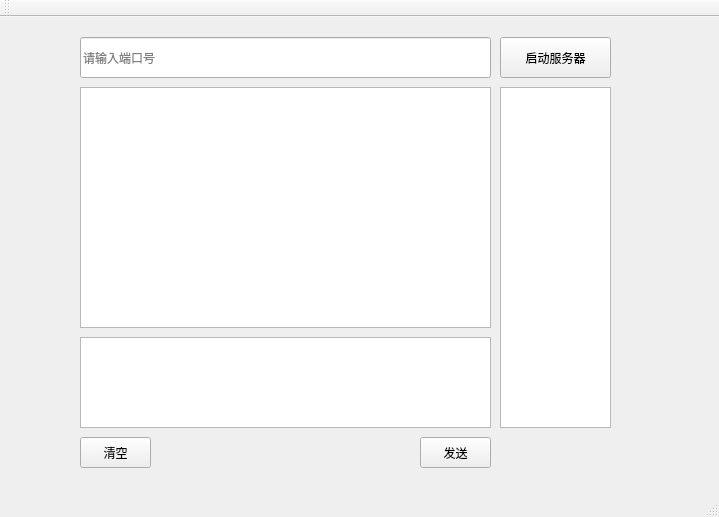
<?xml version="1.0" encoding="UTF-8"?>
<ui version="4.0">
 <class>CharServer</class>
 <widget class="QMainWindow" name="CharServer">
  <property name="geometry">
   <rect>
    <x>0</x>
    <y>0</y>
    <width>719</width>
    <height>517</height>
   </rect>
  </property>
  <property name="windowTitle">
   <string>CharServer</string>
  </property>
  <widget class="QWidget" name="centralWidget">
   <widget class="QLineEdit" name="portEdit">
    <property name="geometry">
     <rect>
      <x>80</x>
      <y>20</y>
      <width>411</width>
      <height>41</height>
     </rect>
    </property>
    <property name="placeholderText">
     <string>请输入端口号</string>
    </property>
   </widget>
   <widget class="QPushButton" name="startBtn">
    <property name="geometry">
     <rect>
      <x>500</x>
      <y>20</y>
      <width>111</width>
      <height>41</height>
     </rect>
    </property>
    <property name="text">
     <string>启动服务器</string>
    </property>
   </widget>
   <widget class="QTextBrowser" name="textBrowser">
    <property name="geometry">
     <rect>
      <x>80</x>
      <y>70</y>
      <width>411</width>
      <height>241</height>
     </rect>
    </property>
   </widget>
   <widget class="QTextEdit" name="textEdit">
    <property name="geometry">
     <rect>
      <x>80</x>
      <y>320</y>
      <width>411</width>
      <height>91</height>
     </rect>
    </property>
   </widget>
   <widget class="QPushButton" name="clearBtn">
    <property name="geometry">
     <rect>
      <x>80</x>
      <y>420</y>
      <width>71</width>
      <height>31</height>
     </rect>
    </property>
    <property name="text">
     <string>清空</string>
    </property>
   </widget>
   <widget class="QPushButton" name="sendBtn">
    <property name="geometry">
     <rect>
      <x>420</x>
      <y>420</y>
      <width>71</width>
      <height>31</height>
     </rect>
    </property>
    <property name="text">
     <string>发送</string>
    </property>
   </widget>
   <widget class="QListWidget" name="listWidget">
    <property name="geometry">
     <rect>
      <x>500</x>
      <y>70</y>
      <width>111</width>
      <height>341</height>
     </rect>
    </property>
   </widget>
  </widget>
  <widget class="QMenuBar" name="menuBar">
   <property name="geometry">
    <rect>
     <x>0</x>
     <y>0</y>
     <width>719</width>
     <height>23</height>
    </rect>
   </property>
  </widget>
  <widget class="QToolBar" name="mainToolBar">
   <attribute name="toolBarArea">
    <enum>TopToolBarArea</enum>
   </attribute>
   <attribute name="toolBarBreak">
    <bool>false</bool>
   </attribute>
  </widget>
  <widget class="QStatusBar" name="statusBar"/>
 </widget>
 <layoutdefault spacing="6" margin="11"/>
 <resources/>
 <connections/>
</ui>
